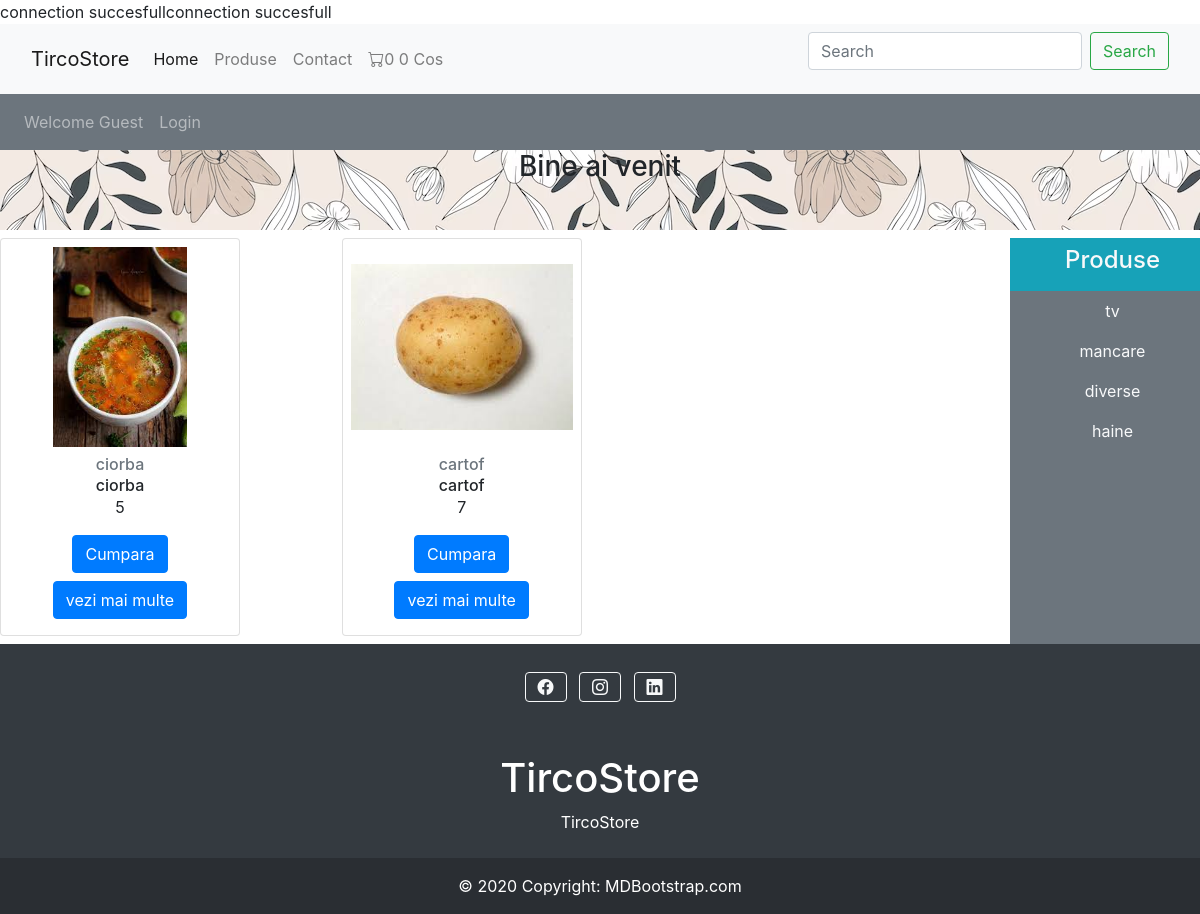
/produse.php?category=2, run on the app's committed database.
### tables this page shows
CREATE TABLE `products` (
  `product_id` int(11) NOT NULL,
  `product_title` varchar(100) NOT NULL,
  `product_description` varchar(255) NOT NULL,
  `product_keywords` varchar(255) NOT NULL,
  `category_id` int(11) NOT NULL,
  `product_image1` varchar(255) NOT NULL,
  `product_image2` varchar(255) NOT NULL,
  `product_image3` varchar(255) NOT NULL,
  `product_price` varchar(100) NOT NULL
);

CREATE TABLE `categories` (
  `category_id` int(11) NOT NULL,
  `category_title` varchar(100) NOT NULL
);

### produse.php (the view, shortened to what this page needs)
<?php
include('includes/connect.php');
include('functions/common_function.php');
?>
<html>
<head>
<link href="https://cdn.jsdelivr.net/npm/bootstrap@5.3.0/dist/css/bootstrap.min.css" rel="stylesheet">
<link rel="stylesheet" href="https://cdn.jsdelivr.net/npm/bootstrap-icons@1.10.5/font/bootstrap-icons.css">
<link rel="stylesheet" href="style.css">
<link href="https://maxcdn.bootstrapcdn.com/bootstrap/4.5.2/css/bootstrap.min.css" rel="stylesheet">
</head>
<body>
<nav class="navbar navbar-expand-lg navbar-light bg-light">
        <div class="container-fluid">
          <a class="navbar-brand" href="index.php">TircoStore</a>
          <div class="collapse navbar-collapse" id="navbarSupportedContent">
            <ul class="navbar-nav me-auto mb-2 mb-lg-0">
              <li class="nav-item">
                <a class="nav-link active" aria-current="page" href="index.php">Home</a>
              </li>
              <li class="nav-item">
                <a class="nav-link" href="produse.php">Produse</a>
              </li>
              <li class="nav-item">
                <a class="nav-link" href="contact.php">Contact</a>
              </li>
              <li class="nav-item">
              <a class="nav-link" href="cart.php"> <span class="bi bi-cart"><?php cart_item();
                  total_cart_price();?></span> Cos</a>
              </li>
            </ul>
            <form class="d-flex">
              <input class="form-control me-2" type="search" placeholder="Search" aria-label="Search">
              <button class="btn btn-outline-success" type="submit">Search</button>
            </form>
          </div>
        </div>
      </nav>
      <nav class="navbar navbar-expand-lg navbar-dark bg-secondary ">
        <ul class="navbar-nav me-auto">
        <li class="nav-item">
          <a class="nav-link" href="#">Welcome Guest</a>
        </li>
        <li class="nav-item">
          <a class="nav-link" href="#">Login</a>
        </li>
        </ul>
      </nav>
<div class="bg-image align-items-center text-center" style="
background-image: url('img/flori.jpg');
height:10%;
">
<h3 >Bine ai venit</h3>
</div>
<div class="row mt-2">
  <div class="col-md-10">
<div class="row">
<?php
if (isset($_GET['category'])) {
  get_unique_categories();
} else {
  getproducts();
}
?>
</div>
 </div>
  <div class="col-md-2 bg-secondary p-0">
    <ul class="navbar-nav me-auto text-center">
      <li class="nav-item bg-info">
        <a href="#" class="nav-link text-light"><h4>Produse</h4></a>
      </li>
     <?php
     $select_categories="SELECT  * from `categories`";
     $result_categories=mysqli_query($con,$select_categories);
     while ($row =mysqli_fetch_assoc($result_categories)) {
      $title=$row['category_title'];
      $id=$row['category_id'];
      echo " <li class ='nav-item'> <a href='produse.php?category=$id' class='nav-link text-light'>$title</a> ";
    }
     ?>
    </ul>
  </div>
</div>
<footer class="bg-dark text-center text-white">
    <div class="container p-4">
      <section class="mb-4">
        <a class="btn btn-outline-light btn-floating m-1" href="#" role="button"
        ><i class="bi bi-facebook" src="img/Facebook.png"></i>
      </a>
        <a class="btn btn-outline-light btn-floating m-1" href="#!" role="button"
          ><i class="bi bi-instagram"></i></a>
        <a class="btn btn-outline-light btn-floating m-1" href="#!" role="button"
          ><i class="bi bi-linkedin"></i>
        </a>
      </section>
          </div>
      <section class="mb-4">
        <h1>TircoStore</h1>
        <p>
        TircoStore
        </p>
      </section>
    <div class="text-center p-3" style="background-color: rgba(0, 0, 0, 0.2);">
      © 2020 Copyright:
      <a class="text-white" href="https://mdbootstrap.com/">MDBootstrap.com</a>
    </div>
  </footer>
</body>
</html>

### functions/common_function.php (shortened to what this page needs)
<?php
include('./includes/connect.php');
function get_unique_categories(){
  global $con;
  if(isset($_GET['category'])){
$category_id=$_GET['category'];
$select_query = "SELECT * FROM `products` WHERE category_id = $category_id";
  $result_query=mysqli_query($con,$select_query);
  while ($row=mysqli_fetch_assoc($result_query)) {
      $product_id=$row['product_id'];
      $product_title=$row['product_title'];
      $product_description=$row['product_description'];
      $product_image1=$row['product_image1'];
      $product_price=$row['product_price'];
      echo " <div class='col-4 mb-2'>
      <div class='card'>
        <div class='card-body text-center p-2'>
        <img class='card-img-top' src='./img/$product_image1' alt='Card image cap'>
          <h6 class='card-title mb-2 mt-2 text-muted'>$product_title</h6>
          <h6 class='card-subtitle'>$product_description</h6>
          <p class='card-text'>$product_price</p>
          <a href='produse.php?add_to_cart=$product_id' class='btn btn-primary mb-2'>Cumpara</a>
          <a href='product_details.php?product_id=$product_id' class='btn btn-primary mb-2'>vezi mai multe</a>
        </div>
      </div>
      </div>";
  }
}
}
function getIPAddress() {
   if(!empty($_SERVER['HTTP_CLIENT_IP'])) {
              $ip = $_SERVER['HTTP_CLIENT_IP'];
      }
  elseif (!empty($_SERVER['HTTP_X_FORWARDED_FOR'])) {
              $ip = $_SERVER['HTTP_X_FORWARDED_FOR'];
   }
  else{
           $ip = $_SERVER['REMOTE_ADDR'];
   }
   return $ip;
}
function cart_item(){
  if(isset($_GET['add to cart'])){
    global $con;
    $get_ip_add= getIPAddress();
    $select_query="SELECT * FROM `cart_details` WHERE ip_adress='$get_ip_add '";
    $result_query=mysqli_query($con,$select_query);
    $count_cart_items=mysqli_num_rows($result_query);
  }else{
    global $con;
    $get_ip_add= getIPAddress();
    $select_query="SELECT * FROM `cart_details` WHERE ip_adress='$get_ip_add '";
    $result_query=mysqli_query($con,$select_query);
    $count_cart_items=mysqli_num_rows($result_query);
  }
  echo  $count_cart_items;
}
function total_cart_price(){
  $total_price = 0;
  echo $total_price;
}

### style.css (style rules this page uses)
body { background-color: rgba(216, 212, 212, 0.788); }
.card-img-top { height: 200px; object-fit: contain; }
.card { width:15rem; }

### data on the page
products: product_image1 (picture), product_title "ciorba", product_description "ciorba", product_price "5"
products: product_image1 (picture), product_title "cartof", product_description "cartof", product_price "7"
categories: category_title "tv"
categories: category_title "mancare"
categories: category_title "diverse"
categories: category_title "haine"

### other printed values
$count_cart_items "0"
$total_price "0"
